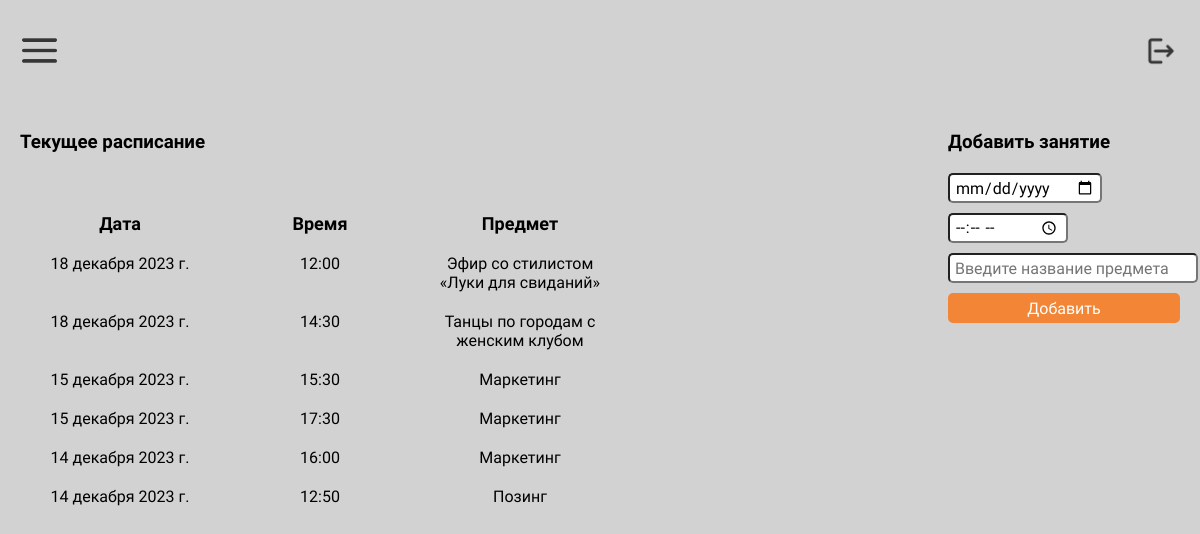
The page /users/schedule/ (signed in) on the database as committed earlier.
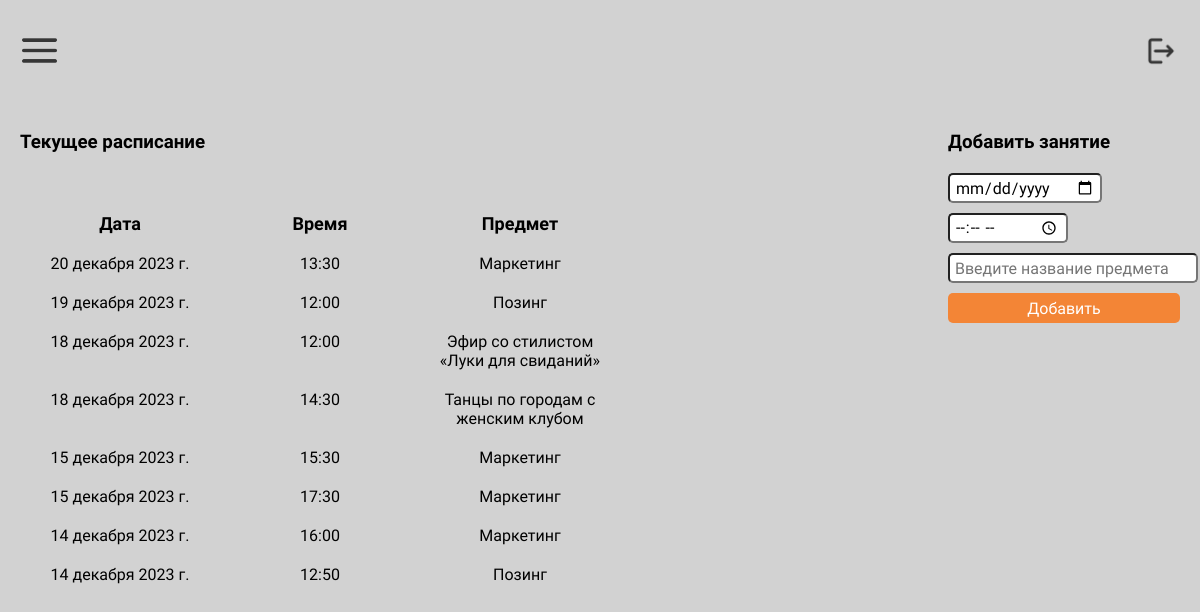
The same page on the database as committed later.
### users/models.py (models this page shows, shortened)
class Schedule(models.Model):
	subject = models.CharField(max_length=100)
	date = models.DateField()
	time = models.TimeField()
	class Meta:
		verbose_name_plural = 'Расписание'

### users/views.py (the view)
# urls.py: path('schedule/', views.manage_schedule, name='manage_schedule'),
def manage_schedule(request):
	schedule = Schedule.objects.order_by('-date')
	return render(request, 'users/manage_schedule.html', {'schedule': schedule})

### templates/users/manage_schedule.html (shortened to what this page needs)
{% extends 'base.html' %}
{% block content %}
  <div class="schedule__container">
    {% if user.is_superuser %}
    <div class="add__schedule">
        <h3 id="add">Добавить занятие</h3>
        <form method="post" action="{% url 'add_schedule' %}" class="schedule__form">
          <input type="date" placeholder="Введите дату" name="date" class="date__input"/>
          <input type="time" placeholder="Введите время" name="time" class="date__time"/>
          <input placeholder="Введите название предмета" name="subject" class="date__subject"/>
          <button type="submit" class="btn--subject">Добавить</button>
      </form>
    </div>
    {% endif %}
    <div class="current__schedule">
        <h3>Текущее расписание</h3>
        <div class="schedule__table">
            <div class="schedule__table--title">
                <div class="schedule--name">Дата</div>
                <div class="schedule--name">Время</div>
                <div class="schedule--name">Предмет</div>
            </div>
            {% for el in schedule %}
            <div class="lecture__table--wrapper">
                    <div class="schedule--name">{{el.date}}</div>
                    <div class="schedule--name">{{el.time}}</div>
                    <div class="schedule--name">{{el.subject}}</div>
            </div>
            {% endfor %}
        </div>
    </div>
  </div>
{% endblock %}

### templates/base.html (shortened to what this page needs)
<!DOCTYPE html>
<html lang="en">
<head>
	{% load static %}
    <link rel="stylesheet" href="{%  static 'css/style.css' %}">
</head>
<body>
		<header class="header">
			{% include 'includes/header.html' %}
		</header>
		<div class="container">
			{% block content %}
			{% endblock %}
		</div>
</body>
</html>

### templates/includes/header.html (shortened to what this page needs)
{% load static %}
	<div class="header__container">
		<div class="burger">
			<img src="{% static './img/menu.png' %}" width="35px" />
		</div>
		{% if user.is_authenticated %}
			<form method="post" action="{% url 'logout' %}">
				<button type="submit" class="btn--logout">
					<img src="{% static './img/log-out.png' %}" width="30px"  />
				</button>
			</form>
		{% else %}
			<a href="{% url 'login' %}" class="form__auth" > Вход </a>
			<a href="{% url 'register' %}" class="form__auth" > Регистрация </a>
		{% endif %}
	</div>

### static/css/style.css (style rules this page uses)
* { margin: 0; padding: 0; box-sizing: border-box; }
body { background: #D2D2D2; font-family: 'Mulish', sans-serif; font-weight: 400; }
.container { max-width: 1274px; width: 100%; margin: 0 auto; padding: 0 20px; }
.header { padding: 33px 22px; display: flex; }
.header__container { max-width: 1380px; width: 100%; margin: 0 auto; display: flex; align-items: center; position: relative; }
.burger { width: 35px; height: 35px; display: none; }
.btn--logout { width: 120px; height: 30px; font-family: 'Mulish', sans-serif; font-weight: 400; font-size: 20px; display: flex; align-items: center; justify-content: center; border-radius: 5px; background: #F38536; color: #fff; border: none; cursor: pointer; transition: .3s linear; }
.btn--logout img { display: none; }
.date__input, .date__time, .date__subject { font-family: 'Mulish', sans-serif; font-weight: 400; font-size: 16px; padding: 0 5px; height: 30px; margin-bottom: 10px; box-sizing: border-box; border-radius: 5px; }
.date__input { margin-right: 8px; }
.date__subject { width: 250px; }
.btn--subject { width: 100%; height: 30px; font-family: 'Mulish', sans-serif; font-weight: 400; font-size: 16px; background: #F38536; color: #fff; border-radius: 5px; border: none; cursor: pointer; transition: .3s linear; }
.schedule__container { width: 100%; display: flex; flex-direction: row-reverse; justify-content: space-between; margin-top: 30px; }
.add__schedule { width: 20%; }
.schedule__form { margin-top: 20px; }
.current__schedule { width: 75%; margin-right: 10px; }
.schedule__table { max-width: 600px; width: 100%; margin-top: 50px; }
.schedule--name { width: 33.33333%; padding: 10px; }
.schedule__table--title { font-family: 'Mulish', sans-serif; font-weight: 600; font-size: 18px; display: flex; text-align: center; }
.schedule__table--wrapper, .lecture__table--wrapper { display: flex; text-align: center; }
@media (max-width: 1270px) { .btn--logout { width: 35px; height: 35px; background: none; position: absolute; top: 0; right: 0; z-index: 3; } }
@media (max-width: 1270px) { .btn--logout img { display: block; } }
@media (max-width: 1270px) { .burger { display: block; } }

Rows that differ between the two databases and show on the page:
added Schedule: date "20 декабря 2023 г.", time "13:30", subject "Маркетинг"
added Schedule: date "19 декабря 2023 г.", time "12:00", subject "Позинг"
